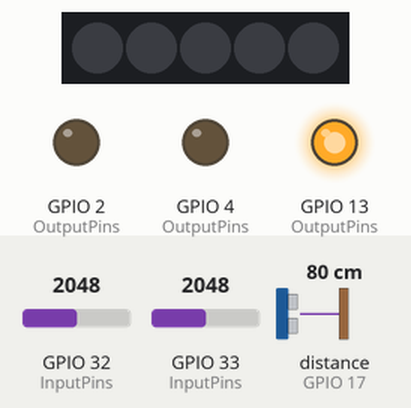
Bench run of a sketch on a simulated ESP32. On the bench: 5 RGB LEDs in strip order, left to right, output pins drawn as LEDs (lit = HIGH). Wiring (inferred from the names in the program): ultrasonic range finder: trigger GPIO 16; echo GPIO 17. The inputs (shaded band) are chosen by the test bench; at power-on: GPIO 33 (InputPins) = 2048, GPIO 32 (InputPins) = 2048, distance to the obstacle (sensor on GPIO 17) 80 cm. The echo pulse lasts 58.3 µs per cm; the local clock reads 2024-03-15 10:24:30 at power-on unless the sketch sets it; no MQTT or app messages arrive unless stated; pins used as bus, display or sensor lines are not drawn.

Above: at 1.8 s.
1.9 s: GPIO 33 (InputPins) set to 3655
3.4 s: GPIO 33 (InputPins) set to 3798
At 5.2 s:
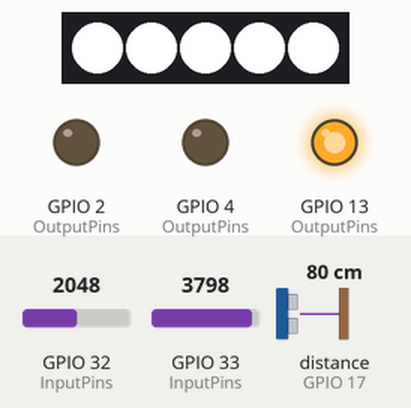
5.5 s: GPIO 33 (InputPins) set to 3603
At 6.9 s:
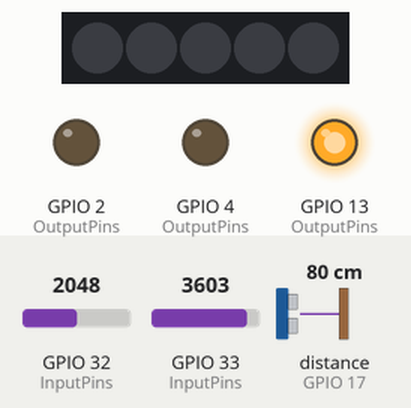
7.5 s: GPIO 33 (InputPins) set to 4095
At 8.5 s:
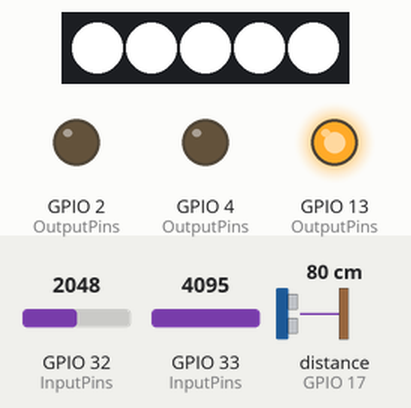
Timing chart, 0 to 10.5 s (numbered marks = the images above; inputs shaded):
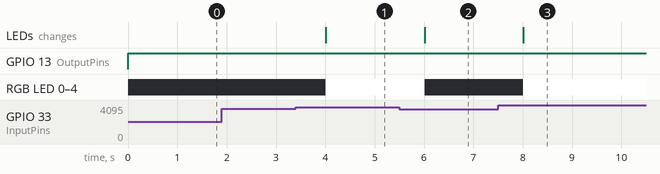

Measured:
- the behaviour switches between 3727 and 3728 on GPIO 33 (InputPins) (found by bisection; images 0 and 1)
- after the input at 1.9 s, every drawn part: stays the same
- after the input at 3.4 s, RGB LED 0–4: off → RGB(255, 255, 255) after 0.61 s; the LEDs: change after 0.61 s (image 1)
- after the input at 5.5 s, RGB LED 0–4: RGB(255, 255, 255) → off after 0.51 s; the LEDs: change after 0.51 s (image 2)
- after the input at 7.5 s, RGB LED 0–4: off → RGB(255, 255, 255) after 0.51 s; the LEDs: change after 0.51 s (image 3)

The sketch:

_PlantantorCode.ino
```cpp
// import libraries
#include "EspMQTTClient.h"
#include "Adafruit_NeoPixel.h"
#include "time.h"

// storing all the pins used by the ESP-32 in an array to be iterated and initialised in setup
int OutputPins[] = {
  2, 13, 12, 4, 16
};

int InputPins[] = {
  0, 32, 33, 17
};

//Initialise all variables
//time
const char* ntpServer = "pool.ntp.org";
const long  gmtOffset_sec = 25200;

struct tm timeInfo;
char timeHour[3];

//initialising the NeoPixel
Adafruit_NeoPixel np(5, 12);

//initialise MQTT Client data and connect to WiFi
EspMQTTClient client(
  //WiFi/Hotspot name
  "Turtle",
  //WiFi/Hotspot password
  "TurtlesAreGood()",
  // MQTT server URL
  "mqtt.a9i.sg",
  //username
  "RkQ3Fr",
  //password
  "RkQ3Fr",
  //Client name/identifier
  "ESP-32",
  //set port (cannot be string)
  1883
);

//Stats of plant
// watering system
int Moisture = 100;
int tMoisture = 0;

//Height system
float Distance = 0.0;
float PlantHeight;
float PotHeight = 5.0;
float standardHeight = 27.47;

//Light system
int LightColor[3] = {
  255,
  255,
  255
};

int Colors[][3] = {
  {255, 0, 0},
  {255, 128, 0},
  {255, 255, 0},
  {128, 255, 0},
  {0, 255, 0},
  {0, 255, 128},
  {0, 255, 255},
  {0, 128, 255},
  {0, 0, 255},
  {128, 0, 255},
  {255, 0, 255},
  {225, 0, 128},
};

bool StandBy = false;

String LightColorS = "";

bool alwaysOnLights = true;
int tLightLevel = 10;
int LightLevel = 100.0;


void GetTime(){
    getLocalTime(&timeInfo);

  if(!getLocalTime(&timeInfo)){
    Lights(true);
    Serial.println("Failed to obtain time");
    return;
  }
}

void Lights(bool on){
  if(on){
    np.fill(np.Color(LightColor[0], LightColor[1], LightColor[2]));
    np.show();
  }
  else{
    np.clear();
    np.show();
  }
}
// used to check if lights should be on which is controlled by the light level
void checkLight(){

  if(LightLevel < tLightLevel){
    Lights(true);
  }
  else{
    Lights(false);
  }
}

void StandByLights(){
  static int colorID = 0;

  for(int i = 0; i < 3; i++){
    LightColor[i] = Colors[colorID][i];
  }

  colorID += 1;

  if(colorID > 11){
    colorID = 0;
  }

  Lights(true);
}

void GetDist() {
  digitalWrite(16, LOW);
  delayMicroseconds(2);

  digitalWrite(16, HIGH);
  delayMicroseconds(10);
  digitalWrite(16, LOW);

  long duration = pulseIn(17, HIGH);

  Distance = ((duration * 0.0343) / 2);
}

void Debug(){

  String DebugItems[] = {
    "Time: " + String(timeInfo.tm_hour) + " " + String(timeInfo.tm_min) + " " + String(timeInfo.tm_sec),
    "Moisture Sensor: " + String(analogRead(32)),
    "Light Sensor: " + String(analogRead(33)),
    "Moisture: " + String(Moisture),
    "Light Level: " + String(LightLevel),
    "Distance: " + String(Distance),
    "Light colour: " + String(LightColor[0]) + String(LightColor[1]) + String(LightColor[2]),
    "Plant Height: " + String(PlantHeight),
    "raw color data: " + LightColorS,
    "TMoisture: " + String(tMoisture),

  };

  String publish = "";
  for(String x: DebugItems){
    publish = publish + x + "\n";
  }

  client.publish("RkQ3Fr/debug", publish);
}

void UpdateVariables(){
  Moisture = ReturnPercent(analogRead(32));
  LightLevel = ReturnPercent(analogRead(33));
  GetDist();

  client.publish("RkQ3Fr/moisture", String(Moisture));
  client.publish("RkQ3Fr/lightLvl", String(LightLevel));
  client.publish("RkQ3Fr/currentHeight", String(PlantHeight));
}

//Declare a local array of all the interval indecies coreesponding to all the preMiliss indecies
int intervals[] = {
  1000,
  2500,
};
unsigned long prevMilliss[] = {
  0,
  0,
};
bool Interval(int interval) {

  //Getting the index for current interval
  int i = 0;
  for(int x: intervals){
    if(x == interval){
      break;
    }
  }

  //checking for interval
  unsigned long prevMillis = prevMilliss[i];
  unsigned long currentMillis = millis();

  if (currentMillis - prevMillis >= interval) {
    prevMilliss[i] = currentMillis;
    return true;
  }

  return false;
}

float ReturnPercent(int value){
  return 100 - map(value, 0, 4096, 0, 100);
}

//all the IoT code
void onConnectionEstablished() {
  //light system
  //always on lights
  client.subscribe("RkQ3Fr/light", [](const String& msg) {
    if(msg == "on"){
      alwaysOnLights = true;
    }
    else{
      alwaysOnLights = false;
    }

  });
  //target light level
  client.subscribe("RkQ3Fr/tLightLvl", [](const String& msg) {
    tLightLevel = msg.toInt();
  });
  //light level
  client.subscribe("RkQ3Fr/lightLvl", [](const String& msg) {
    ;
  });
  //light colour
  client.subscribe("RkQ3Fr/lightColor", [](const String& msg) {
    //get get colors and map each color channel to an index in the LightColor array
    LightColorS = msg;
    int i = 0;
    String value = "";

    for (int x = 0; x < msg.length(); x++) {
      if(msg[x] == ','){
        LightColor[i] = value.toInt();
        value = "";
        i++;
      }
      else{
        value += msg[x];
      }
    }

    if(!value.isEmpty()){
      LightColor[i] = value.toInt();
    }

  });
  //Watering system
  //target moisture
  client.subscribe("RkQ3Fr/tMoisture", [](const String& msg) {
    tMoisture = msg.toInt();
  });
  //moisture
  client.subscribe("RkQ3Fr/moisture", [](const String& msg) {
    ;
  });
  //height system
  //pot height
  client.subscribe("RkQ3Fr/potHeight", [](const String& msg) {
    if(msg == "r"){
      PotHeight = standardHeight - Distance;
    }
  });
  //plant Height
  client.subscribe("RkQ3Fr/currentHeight", [](const String& msg) {
    ;
  });
  //plant height
  client.subscribe("RkQ3Fr/updateGrowth", [](const String& msg) {
    if(msg == "r"){
      PlantHeight = standardHeight - Distance - PotHeight;
    }
  });
  //Stanby
  client.subscribe("RkQ3Fr/standby", [](const String& msg) {
    if(msg == "on"){
      StandBy = true;
    }
    else{
      StandBy = false;
    }
  });
  //debug
  client.subscribe("RkQ3Fr/debug", [](const String& msg) {
    ;
  });
}

void setup() {
  // initialise all the pins
  for(int element: OutputPins){
    pinMode(element, OUTPUT);
  }

  for(int element: InputPins){
    pinMode(element, INPUT);
  }

  //initialise NeoPixel
  np.begin();

  //initialise time
  configTime(gmtOffset_sec, 3600, ntpServer);
  strftime(timeHour,3, "%H", &timeInfo);

  Serial.begin(115200);

}

//mainloop
void loop() {

  client.loop();

  if(StandBy){
    if(Interval(2500)){
      StandByLights();
    }
  }
  else{
      //check for moisture and water
    if(Moisture < tMoisture){
      digitalWrite(13, LOW);
    }
    else{
      digitalWrite(13, HIGH);
    }

    //Control lights
    if(alwaysOnLights == false && timeInfo.tm_hour < 19){
      checkLight();
    }
    else{
      checkLight();
    }

    //Every 1 Second
    if(Interval(1000)){
      //GetTime
      GetTime();
      //Do I have to explain this?!
      UpdateVariables();
      //update the MQTT topic with the debug variables
      Debug();
    }
  }
}
```
